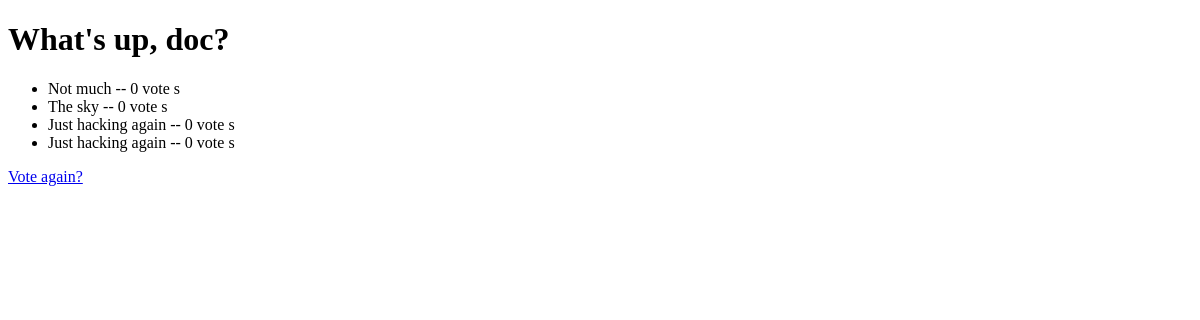
The app's page /polls/1/results/, older data.
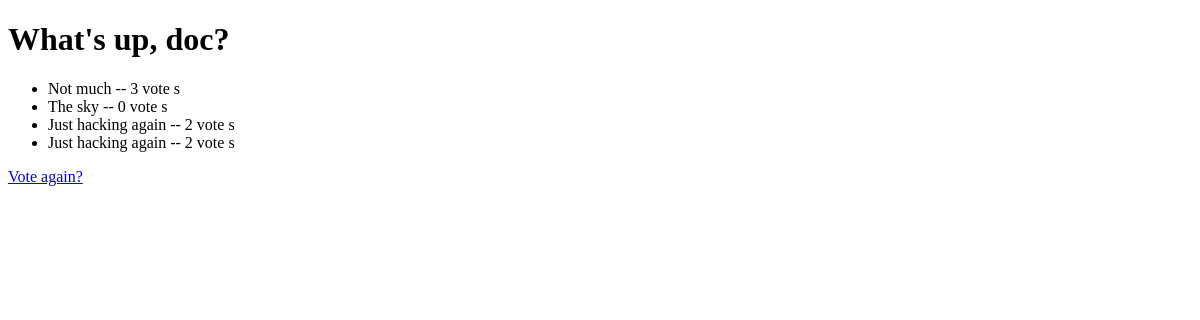
The same page, newer data.
### polls/models.py (models this page shows, shortened)
class Question(models.Model):
    question_text = models.CharField(max_length=200)
    pub_date = models.DateTimeField('date published')
    def was_published_recently(self):
        now = timezone.now()
        return now - datetime.timedelta(days=1) <= self.pub_date<= now
    was_published_recently.admin_order_field = "pub_date"
    was_published_recently.boolean=True
    was_published_recently.short_description = "Published recently?"

class Choice(models.Model):
    question = models.ForeignKey(Question, on_delete=models.CASCADE)
    choice_text = models.CharField(max_length=200)
    votes = models.IntegerField(default=0)

### polls/views.py (the view)
# urls.py: path('<int:pk>/results/', views.ResultsView.as_view(),name = 'results'),
class ResultsView(generic.DetailView):
    model = Question
    template_name = "polls/results.html"

### polls/templates/polls/results.html (shortened to what this page needs)
<!DOCTYPE html>
<html lang="en">
<head>
</head>
<body>
<h1>{{ question.question_text }}</h1>
<ul>
    {% for choice in question.choice_set.all %}
        <li>{{ choice.choice_text }} -- {{ choice.votes }} vote {{ choice.votes|pluralize }}</li>
    {% endfor %}
</ul>
<a href="{% url 'polls:detail' question.id %}">Vote again?</a>
</body>
</html>

Row changes from the older to the newer data that the page shows:
changed Choice "Not much": votes "0" → "3"
changed Choice (number 3 of 4 on the later page): votes "0" → "2"
changed Choice (number 4 of 4 on the later page): votes "0" → "2"
